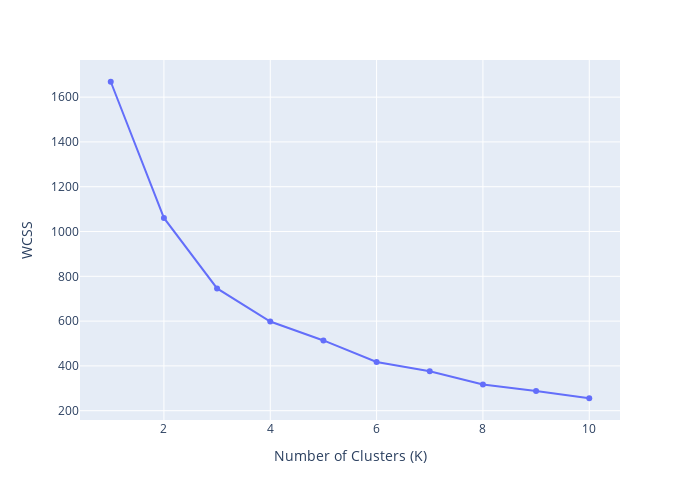

Notebook code for this chart:
### Code cell
K_values = list(range(1, 11))
wcss = []

for k in K_values:
    pipe.set_params(kmeans__n_clusters=k)
    pipe.fit(X)
    inertia = pipe["kmeans"].inertia_
    wcss.append(inertia)


fig = px.line(
    x=K_values,
    y=wcss,
    markers=True,
    labels={"x": "Number of Clusters (K)", "y": "WCSS"}
)

fig.update_layout(height=500, width=700)
fig.show()

### Figure 1 — Plotly figure (JSON) as saved in the notebook; plotly's stock layout.template omitted (floating-point values rounded to 4 significant figures)
{"data": [{"hovertemplate": "Number of Clusters (K)=%{x}<br>WCSS=%{y}<extra></extra>", "legendgroup": "", "line": {"color": "#636efa", "dash": "solid"}, "marker": {"symbol": "circle"}, "mode": "lines+markers", "name": "", "orientation": "v", "showlegend": false, "type": "scatter", "x": [1, 2, 3, 4, 5, 6, 7, 8, 9, 10], "xaxis": "x", "y": [1669.0, 1061.0, 746.0, 598.0, 513.7, 417.6, 375.9, 317.4, 287.8, 255.6], "yaxis": "y"}], "layout": {"height": 500, "legend": {"tracegroupgap": 0}, "margin": {"t": 60}, "width": 700, "xaxis": {"anchor": "y", "domain": [0, 1], "title": {"text": "Number of Clusters (K)"}}, "yaxis": {"anchor": "x", "domain": [0, 1], "title": {"text": "WCSS"}}}}
